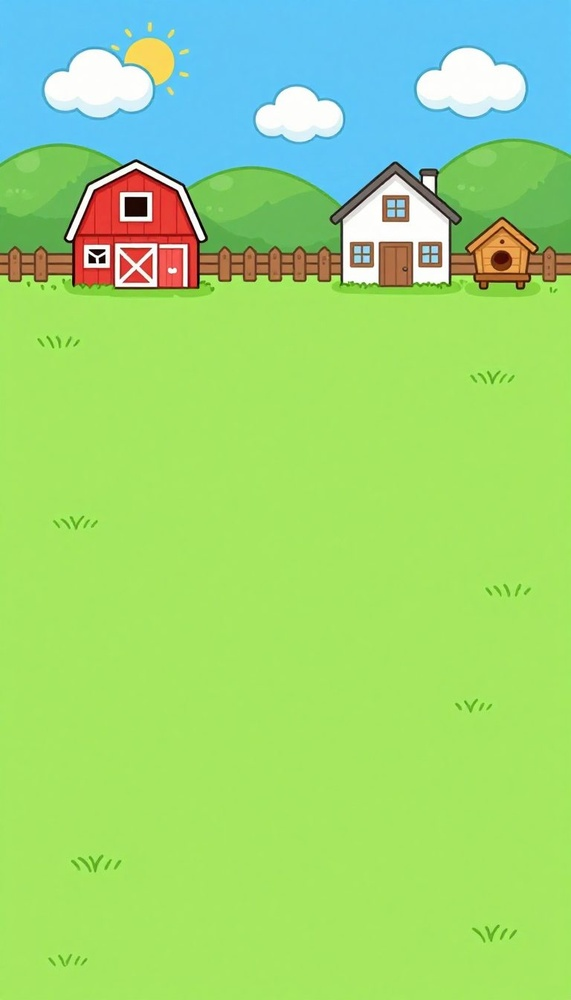
#> input picture img/bg-barnyard.jpg, 571 x 1000 px, shrunk from 768 x 1344 before the run
$ python nofence.py ../img/bg-barnyard.jpg ../img/bg-bigbarn.jpg 5
#> lines starting #> are read from the running program, lines starting #| are printed output that depends on the picture
# Paints plain grass over the bottom of a background picture (the fence some came with): from `cut`
# down, each column takes the usual colour of the grass just above it, blended in at the seam.
#   python3 tools/nofence.py <in.png> <out.jpg> <cut>
import sys

from PIL import Image

src, dst, cut = sys.argv[1], sys.argv[2], int(sys.argv[3])
im = Image.open(src).convert("RGB")
#> im is the input picture: PIL image 571x1000 RGB; mean R, G, B 155.9, 217.3, 118.9
w, h = im.size
#> w = 571; h = 1000
px = im.load()
out = im.copy()
o = out.load()
medians = []
for x in range(w):
    col = sorted(px[x, y] for y in range(cut - 60, cut))
    medians.append(col[len(col) // 2])  # the median skips the odd grass tuft
#> after the loop, medians = 571 items, first 6: (165, 231, 95), (165, 231, 95), (165, 231, 95), (166, 232, 96), (166, 232, 96), (166, 232, 96)
# smoothed side to side, so the strip has no streaks
R = 40
smooth = [tuple(sum(c[i] for c in medians[max(0, x - R):x + R + 1]) / len(medians[max(0, x - R):x + R + 1]) for i in range(3)) for x in range(w)]
#> smooth = 571 items, first 6: (166.4, 231.2, 95.2), (166.3, 231.2, 95.19), (166.3, 231.2, 95.19), (166.3, 231.2, 95.14), (166.2, 231.2, 95.09), (166.2, 231.2, 95.04)
for x in range(w):
    grass = smooth[x]
    for y in range(cut - 20, h):
        a = min(1, (y - (cut - 20)) / 20)
        r, g, b = px[x, y]
        o[x, y] = tuple(round(c * (1 - a) + gc * a) for c, gc in zip((r, g, b), grass))
#> this loop made 571 passes
out.save(dst, quality=84, optimize=True, progressive=True)
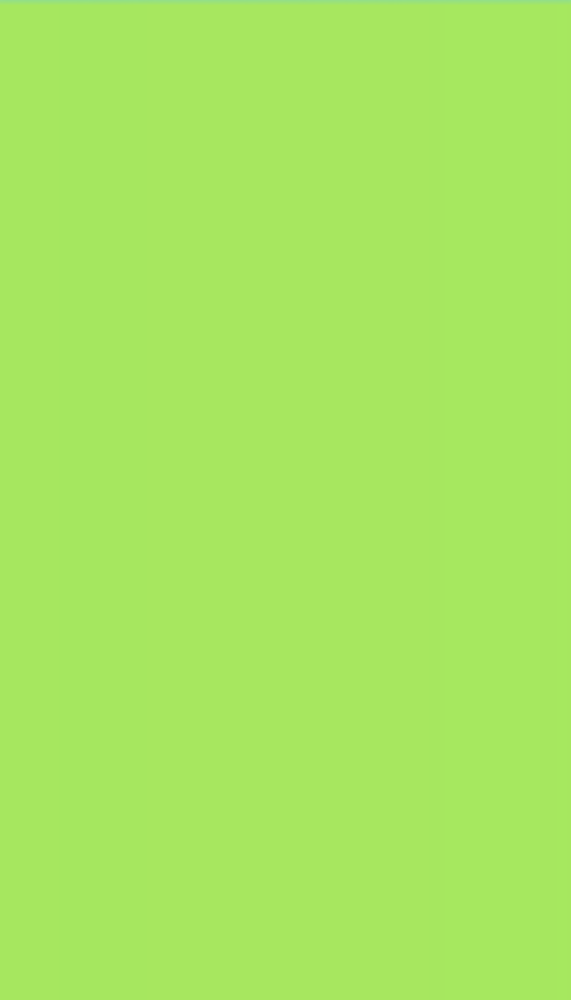
#> saved as bg-bigbarn.jpg: PIL image 571x1000 RGB; mean R, G, B 166.4, 231.2, 95.1

$ run again, on img/bg-corn.jpg
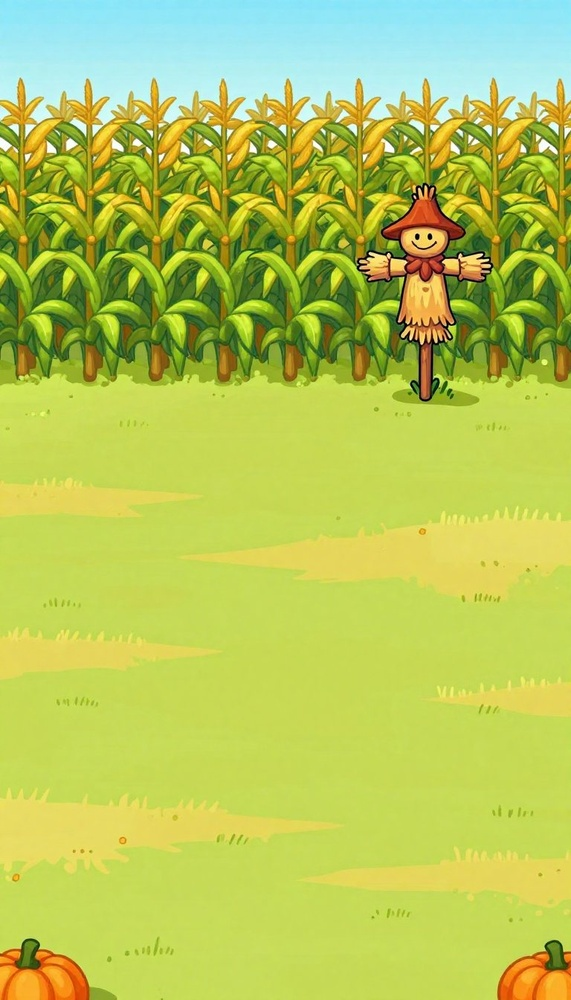
#> input picture img/bg-corn.jpg, 571 x 1000 px, shrunk from 768 x 1344 before the run
#> im is the input picture: PIL image 571x1000 RGB; mean R, G, B 181.9, 199.5, 88.3
#> after the loop `for x in range(w):`: medians = 571 items, first 6: (250, 173, 41), (250, 166, 34), (248, 160, 26), (234, 205, 88), (224, 87, 6), (229, 199, 85)
#> smooth = 571 items, first 6: (231.3, 144, 37.17), (231.4, 143.9, 36.62), (231.6, 143.1, 36.14), (231.9, 142.5, 35.86), (232.2, 141.9, 35.98), (232.5, 141.6, 36.04)
#> the loop `for x in range(w):` made 571 passes
#> `out.save(dst, quality=84, optimize=True, progressive=True)`:
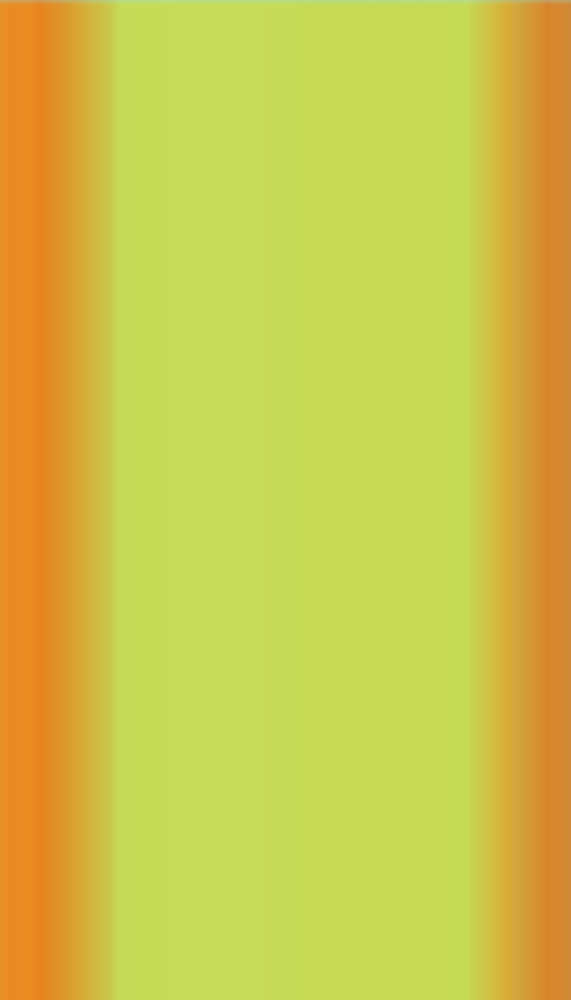
#> saved as bg-corn.jpg: PIL image 571x1000 RGB; mean R, G, B 205.2, 196.7, 73.6

$ run again, on img/bg-fair.jpg
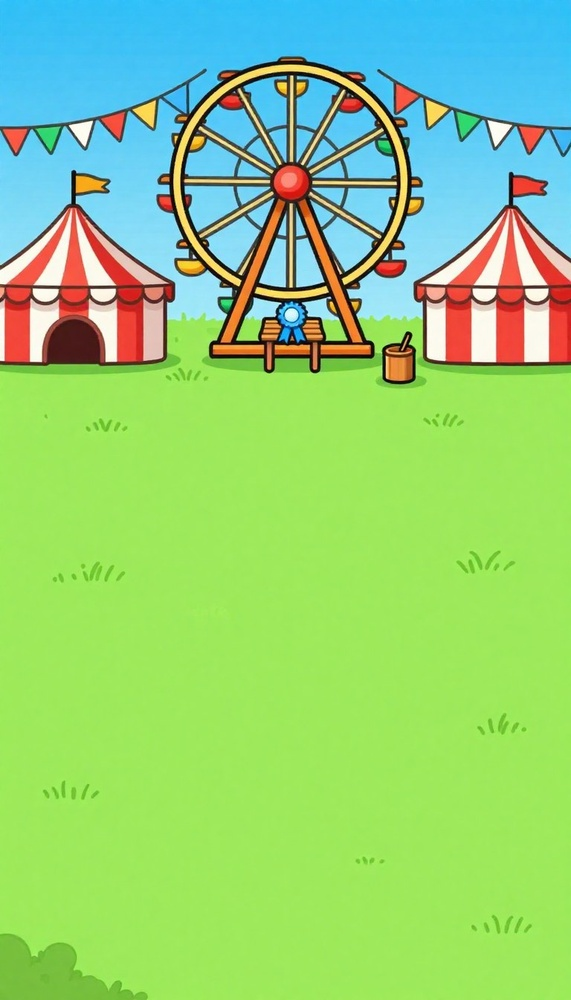
#> input picture img/bg-fair.jpg, 571 x 1000 px, shrunk from 768 x 1344 before the run
#> im is the input picture: PIL image 571x1000 RGB; mean R, G, B 144.2, 208.4, 121.6
#> after the loop `for x in range(w):`: medians = 571 items, first 6: (119, 190, 60), (119, 190, 62), (119, 192, 61), (119, 192, 59), (119, 192, 59), (119, 192, 59)
#> smooth = 571 items, first 6: (119.5, 190.8, 60.49), (119.5, 190.7, 60.52), (119.4, 190.7, 60.56), (119.4, 190.7, 60.55), (119.4, 190.7, 60.58), (119.4, 190.7, 60.61)
#> the loop `for x in range(w):` made 571 passes
#> `out.save(dst, quality=84, optimize=True, progressive=True)`:
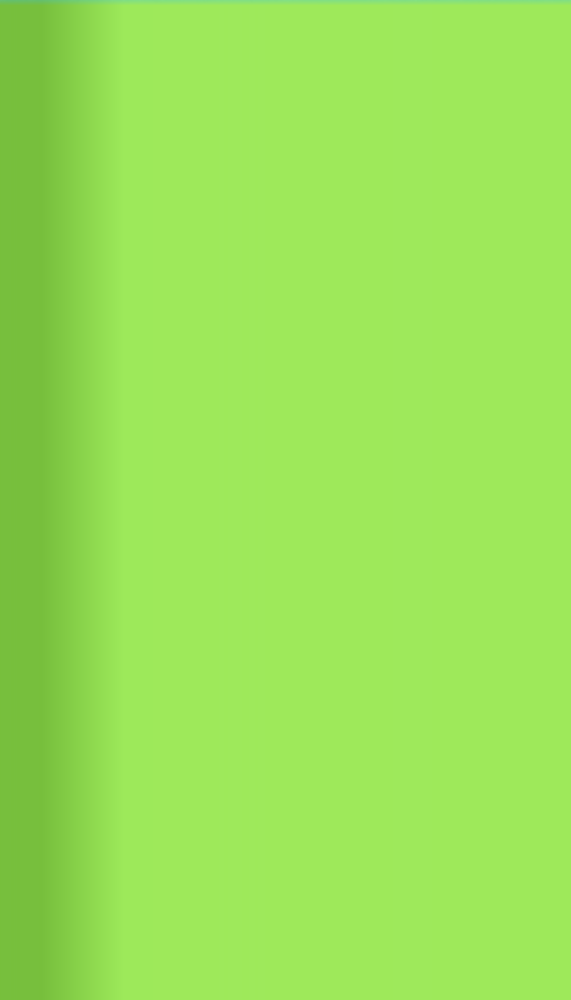
#> saved as bg-fair.jpg: PIL image 571x1000 RGB; mean R, G, B 152.1, 226.9, 86
